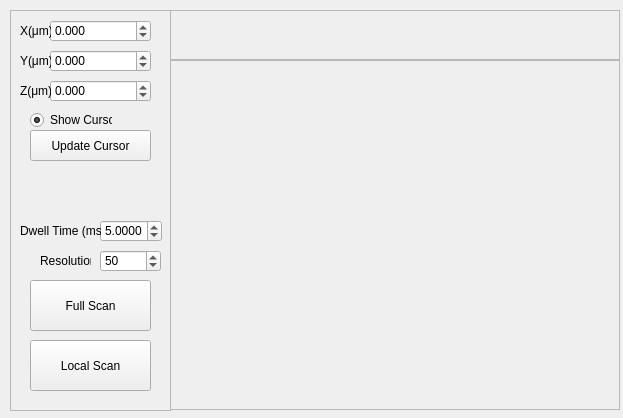
<?xml version="1.0" encoding="UTF-8"?>
<ui version="4.0">
 <class>image_scan_widget</class>
 <widget class="QWidget" name="image_scan_widget">
  <property name="geometry">
   <rect>
    <x>0</x>
    <y>0</y>
    <width>623</width>
    <height>418</height>
   </rect>
  </property>
  <property name="minimumSize">
   <size>
    <width>623</width>
    <height>418</height>
   </size>
  </property>
  <property name="windowTitle">
   <string>Image Scan Widget</string>
  </property>
  <widget class="QFrame" name="image_scan_frame">
   <property name="geometry">
    <rect>
     <x>170</x>
     <y>60</y>
     <width>450</width>
     <height>350</height>
    </rect>
   </property>
   <property name="styleSheet">
    <string notr="true"/>
   </property>
   <property name="frameShape">
    <enum>QFrame::StyledPanel</enum>
   </property>
   <property name="frameShadow">
    <enum>QFrame::Raised</enum>
   </property>
  </widget>
  <widget class="QFrame" name="confocal_controls_frame">
   <property name="geometry">
    <rect>
     <x>10</x>
     <y>10</y>
     <width>161</width>
     <height>401</height>
    </rect>
   </property>
   <property name="frameShape">
    <enum>QFrame::StyledPanel</enum>
   </property>
   <property name="frameShadow">
    <enum>QFrame::Raised</enum>
   </property>
   <widget class="QDoubleSpinBox" name="z_confocal_spin_box">
    <property name="geometry">
     <rect>
      <x>40</x>
      <y>70</y>
      <width>101</width>
      <height>22</height>
     </rect>
    </property>
    <property name="layoutDirection">
     <enum>Qt::LeftToRight</enum>
    </property>
    <property name="buttonSymbols">
     <enum>QAbstractSpinBox::UpDownArrows</enum>
    </property>
    <property name="decimals">
     <number>3</number>
    </property>
    <property name="minimum">
     <double>-50.000000000000000</double>
    </property>
    <property name="maximum">
     <double>50.000000000000000</double>
    </property>
   </widget>
   <widget class="QDoubleSpinBox" name="x_confocal_spin_box">
    <property name="geometry">
     <rect>
      <x>40</x>
      <y>10</y>
      <width>101</width>
      <height>22</height>
     </rect>
    </property>
    <property name="decimals">
     <number>3</number>
    </property>
    <property name="minimum">
     <double>-50.000000000000000</double>
    </property>
    <property name="maximum">
     <double>50.000000000000000</double>
    </property>
    <property name="singleStep">
     <double>0.005000000000000</double>
    </property>
   </widget>
   <widget class="QDoubleSpinBox" name="y_confocal_spin_box">
    <property name="geometry">
     <rect>
      <x>40</x>
      <y>40</y>
      <width>101</width>
      <height>22</height>
     </rect>
    </property>
    <property name="decimals">
     <number>3</number>
    </property>
    <property name="minimum">
     <double>-50.000000000000000</double>
    </property>
    <property name="maximum">
     <double>50.000000000000000</double>
    </property>
    <property name="singleStep">
     <double>0.005000000000000</double>
    </property>
   </widget>
   <widget class="QLabel" name="label_14">
    <property name="geometry">
     <rect>
      <x>10</x>
      <y>10</y>
      <width>31</width>
      <height>21</height>
     </rect>
    </property>
    <property name="text">
     <string>X(μm)</string>
    </property>
   </widget>
   <widget class="QRadioButton" name="show_cursor_radio_button">
    <property name="geometry">
     <rect>
      <x>20</x>
      <y>100</y>
      <width>82</width>
      <height>20</height>
     </rect>
    </property>
    <property name="text">
     <string>Show Cursor</string>
    </property>
    <property name="checked">
     <bool>true</bool>
    </property>
   </widget>
   <widget class="QPushButton" name="local_image_scan_push_button">
    <property name="geometry">
     <rect>
      <x>20</x>
      <y>330</y>
      <width>121</width>
      <height>51</height>
     </rect>
    </property>
    <property name="text">
     <string>Local Scan</string>
    </property>
   </widget>
   <widget class="QSpinBox" name="image_scan_resolution_spin_box">
    <property name="geometry">
     <rect>
      <x>90</x>
      <y>240</y>
      <width>61</width>
      <height>22</height>
     </rect>
    </property>
    <property name="minimum">
     <number>2</number>
    </property>
    <property name="maximum">
     <number>10000</number>
    </property>
    <property name="value">
     <number>50</number>
    </property>
   </widget>
   <widget class="QDoubleSpinBox" name="dwell_time_image_scan_spin_box">
    <property name="geometry">
     <rect>
      <x>90</x>
      <y>210</y>
      <width>62</width>
      <height>22</height>
     </rect>
    </property>
    <property name="decimals">
     <number>4</number>
    </property>
    <property name="minimum">
     <double>0.000200000000000</double>
    </property>
    <property name="maximum">
     <double>10000.000000000000000</double>
    </property>
    <property name="singleStep">
     <double>1.000000000000000</double>
    </property>
    <property name="value">
     <double>5.000000000000000</double>
    </property>
   </widget>
   <widget class="QLabel" name="label_15">
    <property name="geometry">
     <rect>
      <x>30</x>
      <y>240</y>
      <width>51</width>
      <height>21</height>
     </rect>
    </property>
    <property name="text">
     <string>Resolution</string>
    </property>
   </widget>
   <widget class="QLabel" name="label_16">
    <property name="geometry">
     <rect>
      <x>10</x>
      <y>210</y>
      <width>81</width>
      <height>21</height>
     </rect>
    </property>
    <property name="text">
     <string>Dwell Time (ms)</string>
    </property>
   </widget>
   <widget class="QLabel" name="label_17">
    <property name="geometry">
     <rect>
      <x>10</x>
      <y>40</y>
      <width>31</width>
      <height>21</height>
     </rect>
    </property>
    <property name="text">
     <string>Y(μm)</string>
    </property>
   </widget>
   <widget class="QLabel" name="label_19">
    <property name="geometry">
     <rect>
      <x>10</x>
      <y>70</y>
      <width>31</width>
      <height>21</height>
     </rect>
    </property>
    <property name="text">
     <string>Z(μm)</string>
    </property>
   </widget>
   <widget class="QPushButton" name="full_image_scan_push_button">
    <property name="geometry">
     <rect>
      <x>20</x>
      <y>270</y>
      <width>121</width>
      <height>51</height>
     </rect>
    </property>
    <property name="text">
     <string>Full Scan</string>
    </property>
   </widget>
   <widget class="QPushButton" name="update_cursor_location_push_button">
    <property name="geometry">
     <rect>
      <x>20</x>
      <y>120</y>
      <width>121</width>
      <height>31</height>
     </rect>
    </property>
    <property name="text">
     <string>Update Cursor</string>
    </property>
    <property name="checkable">
     <bool>true</bool>
    </property>
    <property name="checked">
     <bool>false</bool>
    </property>
   </widget>
  </widget>
  <widget class="QFrame" name="toolbar_frame_image_scan">
   <property name="geometry">
    <rect>
     <x>170</x>
     <y>10</y>
     <width>450</width>
     <height>50</height>
    </rect>
   </property>
   <property name="layoutDirection">
    <enum>Qt::LeftToRight</enum>
   </property>
   <property name="frameShape">
    <enum>QFrame::StyledPanel</enum>
   </property>
   <property name="frameShadow">
    <enum>QFrame::Raised</enum>
   </property>
  </widget>
 </widget>
 <resources/>
 <connections/>
</ui>
